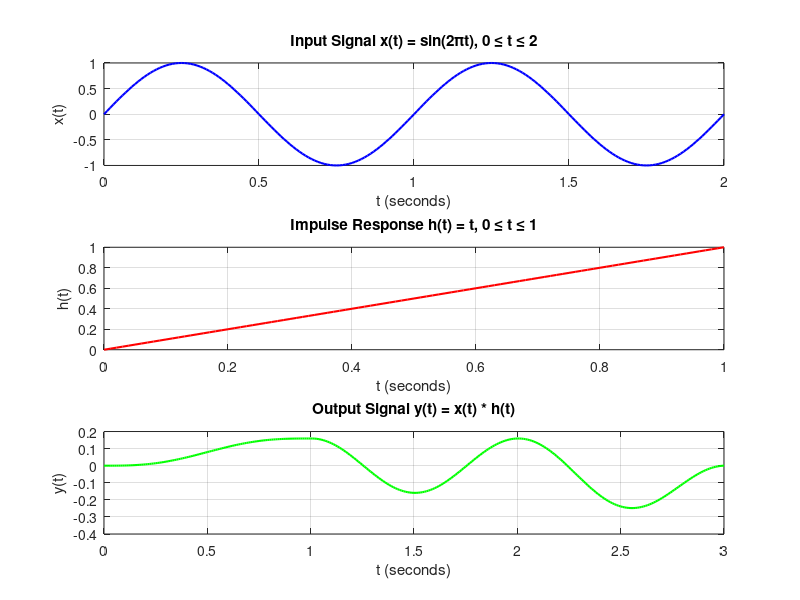

The MATLAB source for this figure: (Note: this script raises an error after producing the figure.)
 % Define the time range
t_x = 0:0.01:2;  % Time range for x(t) from 0 to 2
t_h = 0:0.01:1;  % Time range for h(t) from 0 to 1
t_y = 0:0.01:(2 + 1); % Extended time range for y(t) from 0 to 3 (since convolution extends the signal)

% (a) Define x(t) and h(t) as functions
x_t = sin(2 * pi * t_x);  % x(t) = sin(2 * pi * t) for 0 <= t <= 2
h_t = t_h;                % h(t) = t for 0 <= t <= 1

% (b) Compute the convolution y(t) = x(t) * h(t)
y_t = conv(x_t, h_t, 'full') * 0.01;  % Scale by time step (0.01) for accurate result

% (c) Plot x(t), h(t), and y(t)
figure;

% Plot x(t)
subplot(3, 1, 1);
plot(t_x, x_t, 'b', 'LineWidth', 1.5);
title('Input Signal x(t) = sin(2\pit), 0 \leq t \leq 2');
xlabel('t (seconds)');
ylabel('x(t)');
grid on;

% Plot h(t)
subplot(3, 1, 2);
plot(t_h, h_t, 'r', 'LineWidth', 1.5);
title('Impulse Response h(t) = t, 0 \leq t \leq 1');
xlabel('t (seconds)');
ylabel('h(t)');
grid on;

% Plot y(t)
subplot(3, 1, 3);
plot(t_y, y_t, 'g', 'LineWidth', 1.5);
title('Output Signal y(t) = x(t) * h(t)');
xlabel('t (seconds)');
ylabel('y(t)');
grid on;

% Overall title
sgtitle('Convolution of x(t) and h(t)');
